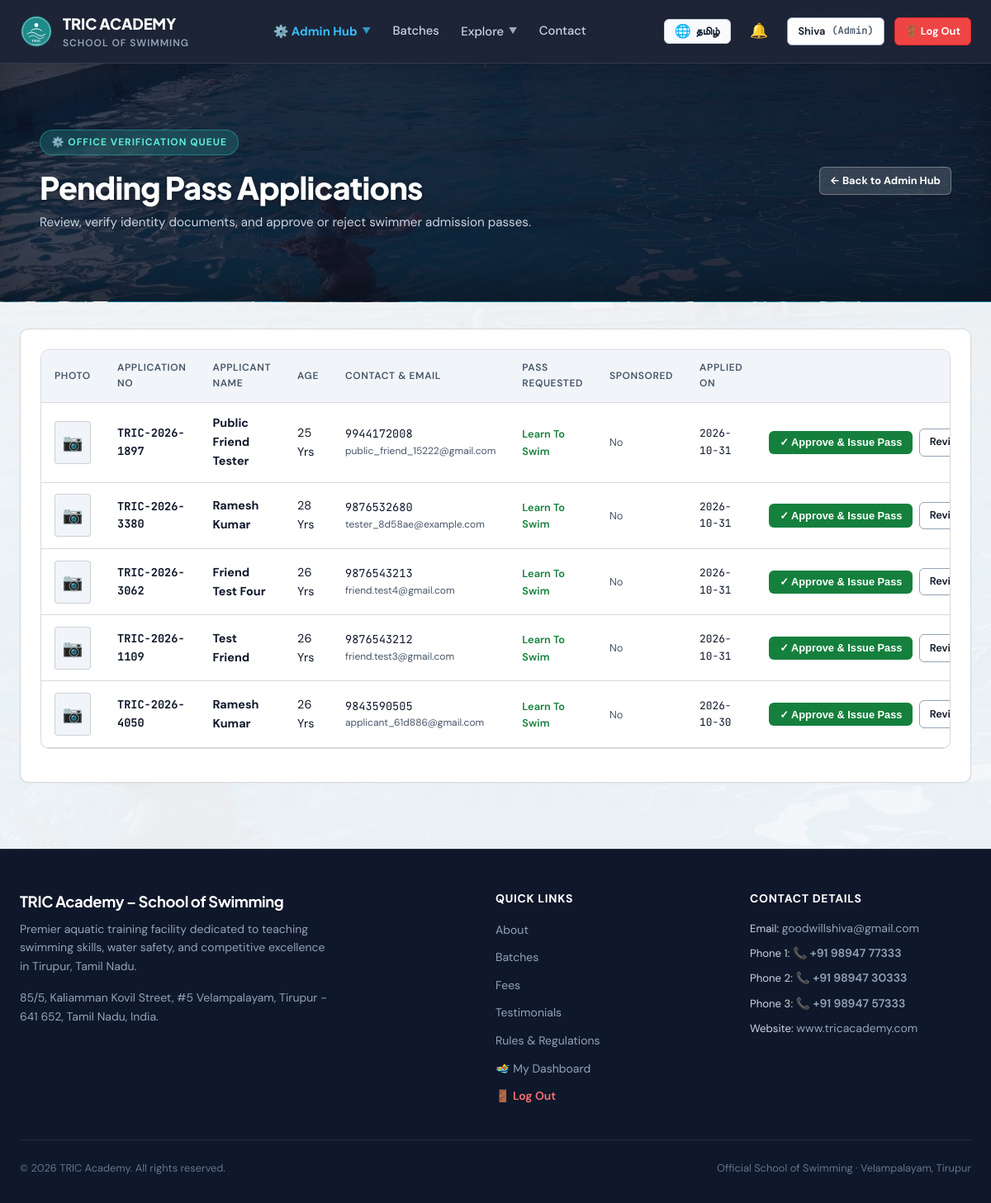
Page /admin/applicants (signed in) on the earlier database version.
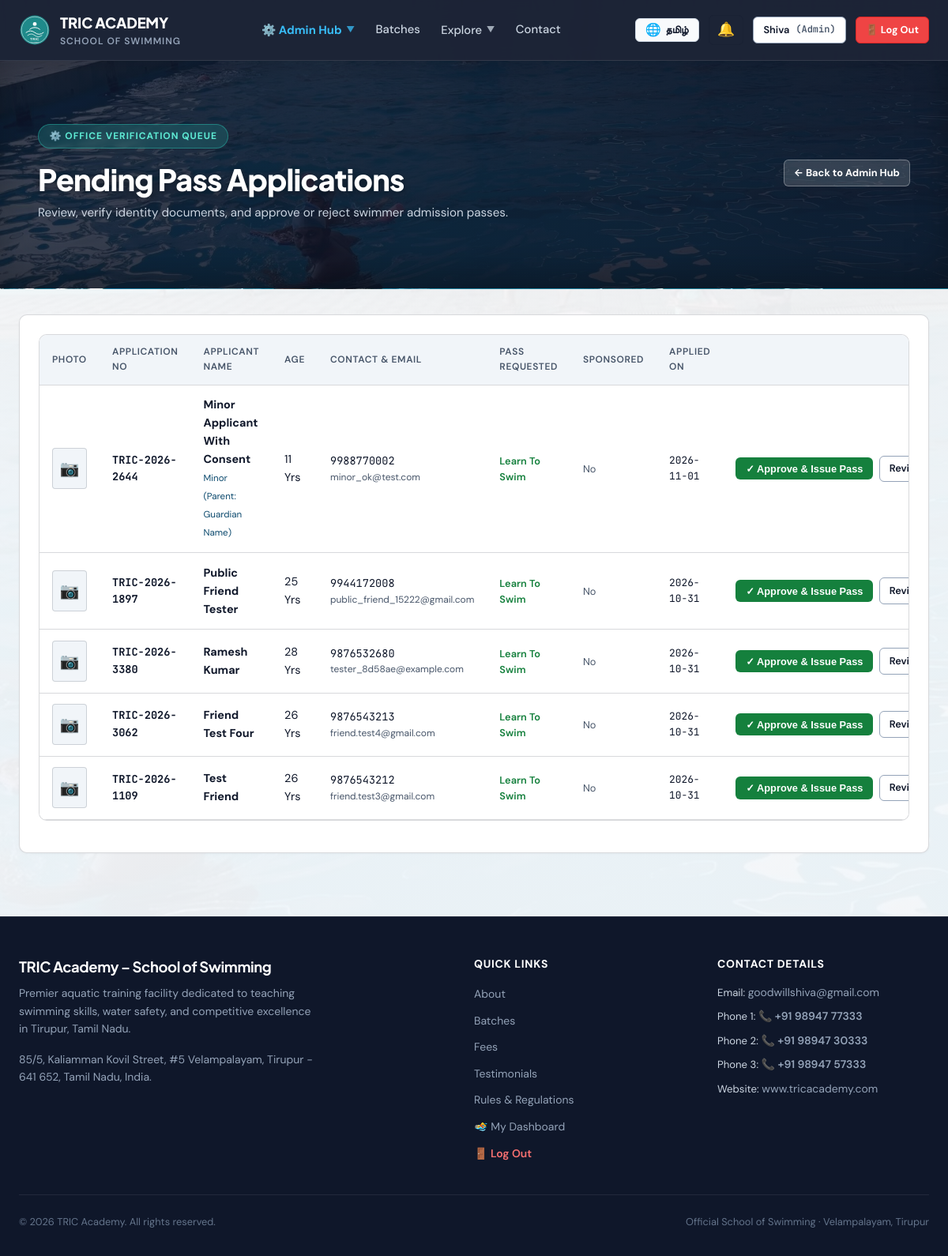
Same page on the later database version.
### tables this page shows
CREATE TABLE "users" (
    id INTEGER PRIMARY KEY AUTOINCREMENT,
    app_no TEXT UNIQUE NOT NULL,
    role TEXT CHECK(role IN ('member', 'coach', 'admin')) NOT NULL DEFAULT 'member',
    status TEXT CHECK(status IN ('pending', 'approved', 'deactivated')) NOT NULL DEFAULT 'pending',
    name TEXT NOT NULL,
    email TEXT NOT NULL,
    phone TEXT NOT NULL,
    password_hash TEXT NOT NULL,
    dob DATE,
    age INTEGER,
    address TEXT,
    pincode TEXT,
    guardian_name TEXT,
    guardian_occupation TEXT,
    experience TEXT,
    pass_type_requested TEXT CHECK(pass_type_requested IN ('learn_to_swim', 'competition')) DEFAULT 'learn_to_swim',
    sponsored INTEGER DEFAULT 0,
    sponsor_cert_filename TEXT,
    photo_filename TEXT,
    health_declared INTEGER DEFAULT 0,
    rules_agreed INTEGER DEFAULT 0,
    signature_name TEXT,
    place TEXT,
    application_date DATE DEFAULT (DATE('now')),
    email_verified INTEGER DEFAULT 0,
    email_token TEXT,
    phone_verified INTEGER DEFAULT 0,
    mock_otp TEXT,
    reset_token TEXT,
    reset_token_expiry DATETIME,
    created_at DATETIME DEFAULT CURRENT_TIMESTAMP,
    rules_confirmed_at DATETIME,
    parent_id INTEGER REFERENCES users(id)
, dpdp_consent INTEGER DEFAULT 0);

CREATE TABLE office_use (
    id INTEGER PRIMARY KEY AUTOINCREMENT,
    user_id INTEGER UNIQUE NOT NULL,
    coach_recommendation TEXT,
    pass_type_issued TEXT,
    validity_start DATE,
    validity_end DATE,
    id_card_number TEXT,
    id_card_fee_paid INTEGER DEFAULT 0,
    documents_verified INTEGER DEFAULT 0,
    section_ic_signature TEXT,
    section_ic_date DATE,
    approved_by TEXT,
    approved_at DATETIME,
    FOREIGN KEY (user_id) REFERENCES users(id) ON DELETE CASCADE
);

### app.py (the view)
@app.route('/admin/applicants')
@role_required(['admin'])
def admin_applicants():
    db = get_db()
    applicants = db.execute(
        """
        SELECT u.*, o.id_card_number, o.documents_verified
        FROM users u
        LEFT JOIN office_use o ON u.id = o.user_id
        WHERE u.status = 'pending'
        ORDER BY u.id DESC
        """
    ).fetchall()
    return render_template('admin_applicants.html', applicants=applicants)

### app.py (called while the page is built)
def get_db():
    if 'db' not in g:
        g.db = sqlite3.connect(DATABASE, timeout=30.0, detect_types=sqlite3.PARSE_DECLTYPES)
        g.db.row_factory = sqlite3.Row
        g.db.execute("PRAGMA busy_timeout = 30000")
        g.db.execute("PRAGMA journal_mode = WAL")
        g.db.execute("PRAGMA foreign_keys = ON")
    return g.db

def get_current_user():
    if session.get('logged_out'):
        return None
    uid = session.get('user_id')
    if not uid:
        return None
    db = get_db()
    user = db.execute(
        """
        SELECT u.*,
               m.id AS membership_id, m.plan_id, m.batch_id, m.start_date, m.end_date, m.is_active AS membership_active,
               b.name AS batch_name, b.is_competition,
               p.name AS plan_name, p.fee_amount
        FROM users u
        LEFT JOIN user_memberships m ON u.id = m.user_id AND m.is_active = 1
        LEFT JOIN batches b ON m.batch_id = b.id
        LEFT JOIN plans p ON m.plan_id = p.id
        WHERE u.id = ?
        """,
        (uid,)
    ).fetchone()
    return user

@app.context_processor
def inject_user():
    user = get_current_user()
    unread_notifications_count = 0
    notifications_list = []
    if user:
        try:
            db = get_db()
            notifications_list = db.execute(
                "SELECT * FROM notifications WHERE user_id = ? ORDER BY created_at DESC LIMIT 5",
                (user['id'],)
            ).fetchall()
            unread_notifications_count = db.execute(
                "SELECT COUNT(*) AS c FROM notifications WHERE user_id = ? AND is_read = 0",
                (user['id'],)
            ).fetchone()['c']
        except Exception:
            pass
    return dict(
        current_user=user,
        now=datetime.now(),
        unread_notifications_count=unread_notifications_count,
        user_notifications=notifications_list
    )

def role_required(allowed_roles):
    def decorator(f):
        @wraps(f)
        def decorated_function(*args, **kwargs):
            user = get_current_user()
            if not user:
                flash('Please log in.', 'warning')
                return redirect(url_for('login'))
            if user['role'] not in allowed_roles:
                abort(403)
            return f(*args, **kwargs)
        return decorated_function
    return decorator

### templates/admin_applicants.html (shortened to what this page needs)
{% extends "base.html" %}
{% block content %}
<div class="page-hero-banner">
  <div class="container" style="max-width: 1200px;">
    <div style="display: flex; justify-content: space-between; align-items: center; flex-wrap: wrap; gap: 1.5rem;">
      <div>
        <div class="hero-badge">⚙️ Office Verification Queue</div>
        <h1 style="color: #FFFFFF; margin: 0.25rem 0 0.5rem 0; font-size: clamp(1.75rem, 3.5vw, 2.35rem);">Pending Pass Applications</h1>
        <p style="color: #CBD5E1; margin: 0; font-size: 0.95rem;">Review, verify identity documents, and approve or reject swimmer admission passes.</p>
      </div>
      <div>
        <a href="{{ url_for('admin_dashboard') }}" class="btn btn-secondary btn-sm" style="background: rgba(255,255,255,0.15); border-color: rgba(255,255,255,0.3); color: #FFFFFF; font-weight: 700;">
          ← Back to Admin Hub
        </a>
      </div>
    </div>
  </div>
</div>
<div class="container" style="padding-top: 2rem; padding-bottom: 5rem;">
  <div class="card">
    {% if applicants %}
    <div class="table-container">
      <table class="data-table">
        <thead>
          <tr>
            <th>Photo</th>
            <th>Application No</th>
            <th>Applicant Name</th>
            <th>Age</th>
            <th>Contact &amp; Email</th>
            <th>Pass Requested</th>
            <th>Sponsored</th>
            <th>Applied On</th>
            <th style="text-align: right;">Action</th>
          </tr>
        </thead>
        <tbody>
          {% for a in applicants %}
          <tr>
            <td>
              <div style="width: 44px; height: 52px; border: 1px solid var(--border-hairline); border-radius: 4px; overflow: hidden; background: #F1F5F9;">
                {% if a.photo_filename %}
                  <img src="{{ url_for('serve_upload', category='photos', filename=a.photo_filename) }}" alt="{{ a.name }}" style="width: 100%; height: 100%; object-fit: cover;">
                {% else %}
                  <div style="display: flex; align-items: center; justify-content: center; height: 100%; color: #94A3B8; font-size: 1.25rem;">📷</div>
                {% endif %}
              </div>
            </td>
            <td class="font-mono" style="font-size: 0.85rem; font-weight: 700;">{{ a.app_no }}</td>
            <td>
              <div style="font-weight: 700;">{{ a.name }}</div>
              {% if a.age and a.age < 18 %}
                <span style="font-size: 0.725rem; color: var(--brand-accent);">Minor (Parent: {{ a.guardian_name or 'N/A' }})</span>
              {% elif a.age and a.age > 50 %}
                <span style="font-size: 0.725rem; color: var(--danger);">Senior &gt;50 (Fitness Cert Req.)</span>
              {% endif %}
            </td>
            <td>{{ a.age or '--' }} Yrs</td>
            <td>
              <div class="font-mono" style="font-size: 0.85rem;">{{ a.phone }}</div>
              <div style="font-size: 0.75rem; color: var(--text-muted);">{{ a.email }}</div>
            </td>
            <td>
              <span class="status-badge {{ 'status-competition' if a.pass_type_requested == 'competition' else 'status-active' }}">
                {{ a.pass_type_requested|replace('_', ' ')|title }}
              </span>
            </td>
            <td>
              {% if a.sponsored %}
                <span style="color: var(--brand-primary); font-weight: 700; font-size: 0.8rem;">Yes</span>
                {% if a.sponsor_cert_filename %}
                  <a href="{{ url_for('serve_upload', category='certs', filename=a.sponsor_cert_filename) }}" target="_blank" style="font-size: 0.75rem; display: block; text-decoration: underline;">[View Cert]</a>
                {% endif %}
              {% else %}
                <span style="color: var(--text-muted); font-size: 0.8rem;">No</span>
              {% endif %}
            </td>
            <td class="font-mono" style="font-size: 0.8rem;">{{ a.application_date }}</td>
            <td style="text-align: right; white-space: nowrap;">
              <div style="display: inline-flex; gap: 0.45rem; align-items: center; justify-content: flex-end;">
                <form action="{{ url_for('admin_quick_approve', user_id=a.id) }}" method="POST" class="quick-approve-form" data-user-id="{{ a.id }}" style="display: inline; margin: 0;">
                  <button type="submit" class="btn btn-primary btn-sm approve-pass-btn" id="approve-btn-{{ a.id }}" style="background-color: var(--success); font-weight: 700;">
                    ✓ Approve &amp; Issue Pass
                  </button>
                </form>
                <a href="{{ url_for('admin_application_review', user_id=a.id) }}" class="btn btn-secondary btn-sm" title="View paperwork">
                  Review 📄
                </a>
              </div>
            </td>
          </tr>
          {% endfor %}
        </tbody>
      </table>
    </div>
    {% else %}
    <p style="text-align: center; color: var(--text-muted); padding: 3rem 0;">
      No pending applications. All applicants have been reviewed and approved!
    </p>
    {% endif %}
  </div>
</div>
{% endblock %}

### templates/base.html (shortened to what this page needs)
<!DOCTYPE html>
<html lang="en">
<head>
  <link rel="stylesheet" href="{{ url_for('static', filename='css/theme.css') }}">
  <link rel="stylesheet" href="{{ url_for('static', filename='css/paper_form.css') }}">
</head>
<body class="{% block body_class %}{% endblock %}">
  <header class="top-navbar {% block nav_class %}{% endblock %}">
    <div class="nav-container">
      <a href="{{ url_for('index') }}" class="brand-lockup">
        <img src="{{ url_for('static', filename='images/logo.svg') }}" alt="TRIC Logo" class="brand-logo-img">
        <div>
          <span class="brand-name">TRIC ACADEMY</span>
          <span class="brand-sub" data-i18n="nav_brand_sub">School of Swimming</span>
        </div>
      </a>
      <nav class="nav-links">
        {% if current_user and current_user.role == 'member' %}
          <a href="{{ url_for('member_dashboard') }}" class="nav-link {% if request.path in ('/dashboard', '/member/dashboard') %}active{% endif %}" data-i18n="nav_dashboard">🏊 My Dashboard</a>
          <a href="{{ url_for('renew_membership') }}" class="nav-link {% if request.path == '/renew' %}active{% endif %}" data-i18n="nav_renew">⚡ Renew Pass</a>
          <a href="{{ url_for('index') }}#batches" class="nav-link" data-i18n="nav_batches">Batches</a>
        {% elif current_user and current_user.role == 'admin' %}
          <div class="nav-dropdown" id="navAdminDropdown">
            <button type="button" class="nav-dropdown-toggle {% if '/admin' in request.path %}active{% endif %}" style="color: #38BDF8; font-weight: 700;">
              <span>⚙️ Admin Hub</span>
              <span class="nav-dropdown-chevron">▼</span>
            </button>
          </div>
          <a href="{{ url_for('index') }}#batches" class="nav-link" data-i18n="nav_batches">Batches</a>
        {% else %}
          <a href="{{ url_for('index') }}#about" class="nav-link" data-i18n="nav_about">About</a>
          <a href="{{ url_for('index') }}#batches" class="nav-link" data-i18n="nav_batches">Batches</a>
          <a href="{{ url_for('index') }}#fees" class="nav-link" data-i18n="nav_fees">Fees</a>
        {% endif %}
        <div class="nav-dropdown" id="navExploreDropdown">
          <button type="button" class="nav-dropdown-toggle {% if request.path in ('/rules', '/competition') %}active{% endif %}" aria-expanded="false" aria-haspopup="true">
            <span data-i18n="nav_explore">Explore</span>
            <span class="nav-dropdown-chevron">▼</span>
          </button>
        </div>
        <a href="{{ url_for('index') }}#contact" class="nav-link" data-i18n="nav_contact">Contact</a>
      </nav>
      <div class="nav-actions">
        <button type="button" class="lang-toggle-btn" id="langToggleBtn" onclick="toggleTricLanguage()" title="Switch Language / மொழியை மாற்றுக" aria-label="Toggle language">
          <span class="lang-icon">🌐</span>
          <span class="lang-label" id="langToggleLabel">தமிழ்</span>
        </button>
        {% if current_user %}
          <div class="notif-dropdown-wrapper">
            <button type="button" class="notif-btn" id="notifBellBtn" title="Notifications" onclick="document.getElementById('notifMenu').classList.toggle('open')">
              🔔
            </button>
          </div>
          <a href="{{ url_for('member_dashboard') if current_user.role == 'member' else url_for('admin_dashboard') }}" class="btn btn-secondary btn-sm nav-desktop-user">
            <span>{{ current_user.name.split()[0] }}</span>
            <span class="font-mono" style="font-size: 0.75rem; color: var(--text-muted);">({{ current_user.role|capitalize }})</span>
          </a>
          <a href="{{ url_for('logout') }}" class="btn btn-danger btn-sm nav-desktop-logout" style="font-weight: 700; background-color: #EF4444; border-color: #DC2626; color: #FFFFFF;" title="Log Out" data-i18n="nav_logout">
          </a>
        {% else %}
          <a href="{{ url_for('login') }}" class="btn btn-secondary btn-sm nav-desktop-login" data-i18n="nav_login">Login</a>
          <a href="{{ url_for('apply_pass') }}" class="btn btn-primary btn-sm nav-desktop-apply" data-i18n="nav_apply">Apply for Pass</a>
        {% endif %}
      </div>
    </div>
  </header>
  <main class="main-content">
    {% block content %}{% endblock %}
  </main>
  <footer class="site-footer">
    <div class="footer-container">
      <div class="footer-brand">
        <h4>TRIC Academy – School of Swimming</h4>
        <p>Premier aquatic training facility dedicated to teaching swimming skills, water safety, and competitive excellence in Tirupur, Tamil Nadu.</p>
        <div style="margin-top: 1rem; font-size: 0.85rem; color: #94A3B8;">
          <p>85/5, Kaliamman Kovil Street, #5 Velampalayam, Tirupur - 641 652, Tamil Nadu, India.</p>
        </div>
      </div>
      <div class="footer-col">
        <h5>Quick Links</h5>
        <ul class="footer-links">
          <li><a href="{{ url_for('index') }}#about" data-i18n="nav_about">About Academy</a></li>
          <li><a href="{{ url_for('index') }}#batches" data-i18n="nav_batches">Batch Schedules</a></li>
          <li><a href="{{ url_for('index') }}#fees" data-i18n="nav_fees">Membership Fees</a></li>
          <li><a href="{{ url_for('index') }}#testimonials" data-i18n="nav_testimonials">Member Testimonials</a></li>
          <li><a href="{{ url_for('rules') }}" data-i18n="nav_rules">Pool Rules & Safety</a></li>
          {% if current_user %}
            <li><a href="{{ url_for('member_dashboard') if current_user.role == 'member' else url_for('admin_dashboard') }}" data-i18n="nav_dashboard">My Dashboard</a></li>
            <li><a href="{{ url_for('logout') }}" style="color: #F87171; font-weight: 600;" data-i18n="nav_logout">🚪 Log Out</a></li>
          {% else %}
            <li><a href="{{ url_for('apply_pass') }}" data-i18n="nav_apply">Apply for Entry Pass</a></li>
          {% endif %}
        </ul>
      </div>
      <div class="footer-col">
        <h5>Contact Details</h5>
        <ul class="footer-links" style="font-size: 0.825rem;">
          <li>Email: <a href="mailto:goodwillshiva@gmail.com">goodwillshiva@gmail.com</a></li>
          <li>Phone 1: <a href="tel:+919894777333" class="phone-link">📞 +91 98947 77333</a></li>
          <li>Phone 2: <a href="tel:+919894730333" class="phone-link">📞 +91 98947 30333</a></li>
          <li>Phone 3: <a href="tel:+919894757333" class="phone-link">📞 +91 98947 57333</a></li>
          <li>Website: <a href="http://www.tricacademy.com" target="_blank">www.tricacademy.com</a></li>
        </ul>
      </div>
    </div>
    <div class="footer-bottom">
      <span>&copy; {{ now.year }} TRIC Academy. All rights reserved.</span>
      <span>Official School of Swimming · Velampalayam, Tirupur</span>
    </div>
  </footer>
</body>
</html>

Differences in the rows shown:
no longer on this page (row edited): office_use: app_no "TRIC-2026-4050", name "Ramesh Kumar", age "26", phone "9843590505", email "applicant_61d886@gmail.com", pass_type_requested "Learn To Swim", application_date "2026-10-30"
added office_use: app_no "TRIC-2026-2644", name "Minor Applicant With Consent", guardian_name "Guardian Name", age "11", phone "9988770002", email "minor_ok@test.com", pass_type_requested "Learn To Swim", application_date "2026-11-01"
